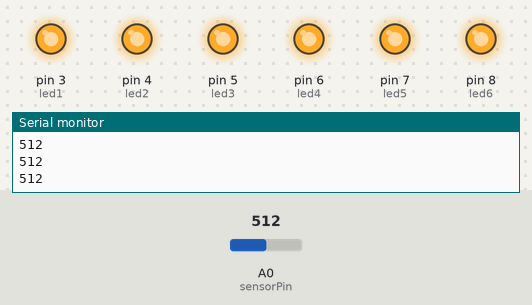
This sketch was run on a simulated Arduino Uno, built with avr-gcc and run on an emulated ATmega328P. Shown: output pins drawn as LEDs (lit = HIGH), the last lines printed to the serial monitor. The inputs (shaded band) are chosen by the test bench; at power-on: A0 (sensorPin) = 512.

Above: at 1.2 s.
1.3 s: A0 (sensorPin) set to 463
2.8 s: A0 (sensorPin) set to 429
At 3.8 s:
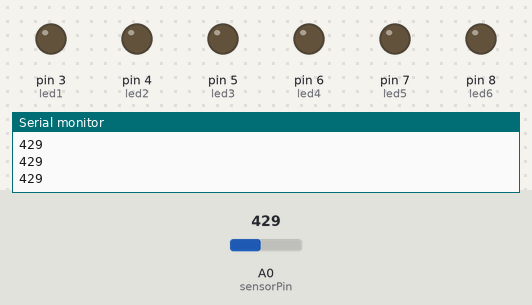
4.3 s: A0 (sensorPin) set to 455
At 4.9 s:
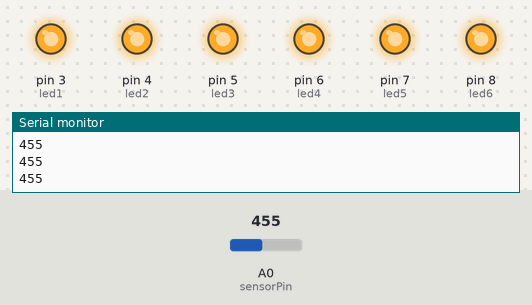
5.8 s: A0 (sensorPin) set to 435
At 6.1 s:
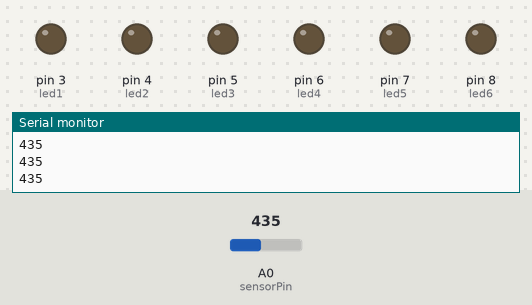
Timing chart, 0 to 8.3 s (numbered marks = the images above; inputs shaded):
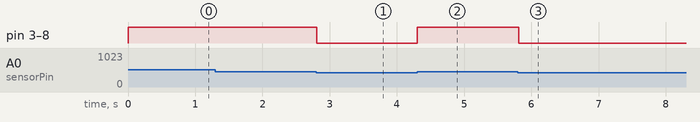

The sketch:

dj_lights_code.ino
```cpp
#define led1 3            //initialising LEDs
#define led2 4
#define led3 5
#define led4 6
#define led5 7
#define led6 8
int sensorPin=A0;            //initialise Big Sound Sensor Pin
void setup() {
  // put your setup code here, to run once:
pinMode(sensorPin, INPUT);
pinMode(led1,OUTPUT);
pinMode(led2,OUTPUT);
pinMode(led3,OUTPUT);
pinMode(led4,OUTPUT);
pinMode(led5,OUTPUT);
pinMode(led6,OUTPUT);
Serial.begin(9600);       //setting baud rate
}

void loop() {
  // put your main code here, to run repeatedly:
int sensor=analogRead(sensorPin);
Serial.println(sensor);
if(sensor>=445)
{
  digitalWrite(led1,HIGH);
  digitalWrite(led2,HIGH);
  digitalWrite(led3,HIGH);
  digitalWrite(led4,HIGH);
  digitalWrite(led5,HIGH);
  digitalWrite(led6,HIGH);
}
else
{
  digitalWrite(led1,LOW);
  digitalWrite(led2,LOW);
  digitalWrite(led3,LOW);
  digitalWrite(led4,LOW);
  digitalWrite(led5,LOW);
  digitalWrite(led6,LOW);
}
}
```

Measured:
- the behaviour switches between 445 and 444 on A0 (sensorPin) (found by bisection; images 0 and 1)
- after the input at 2.8 s, pin 3 (led1), pin 4 (led2), pin 5 (led3), pin 6 (led4), pin 7 (led5), pin 8 (led6): HIGH → LOW at once
- after the input at 4.3 s, pin 3 (led1), pin 4 (led2), pin 5 (led3), pin 6 (led4), pin 7 (led5), pin 8 (led6): LOW → HIGH at once
- after the input at 5.8 s, pin 3 (led1), pin 4 (led2), pin 5 (led3), pin 6 (led4), pin 7 (led5), pin 8 (led6): HIGH → LOW at once
